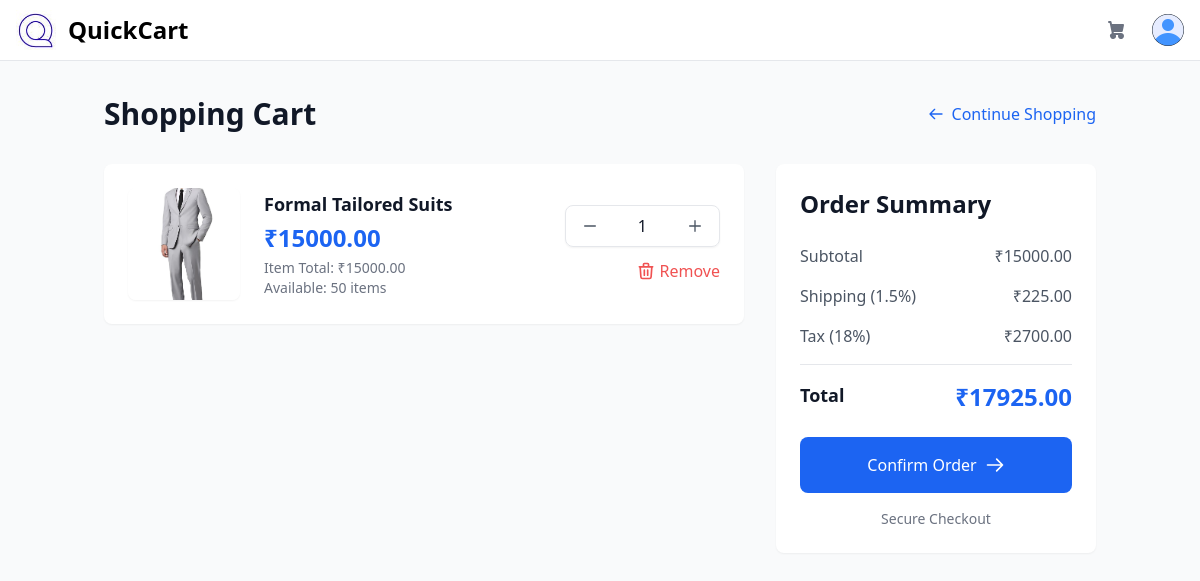
The app's page /cart (signed in), older data.
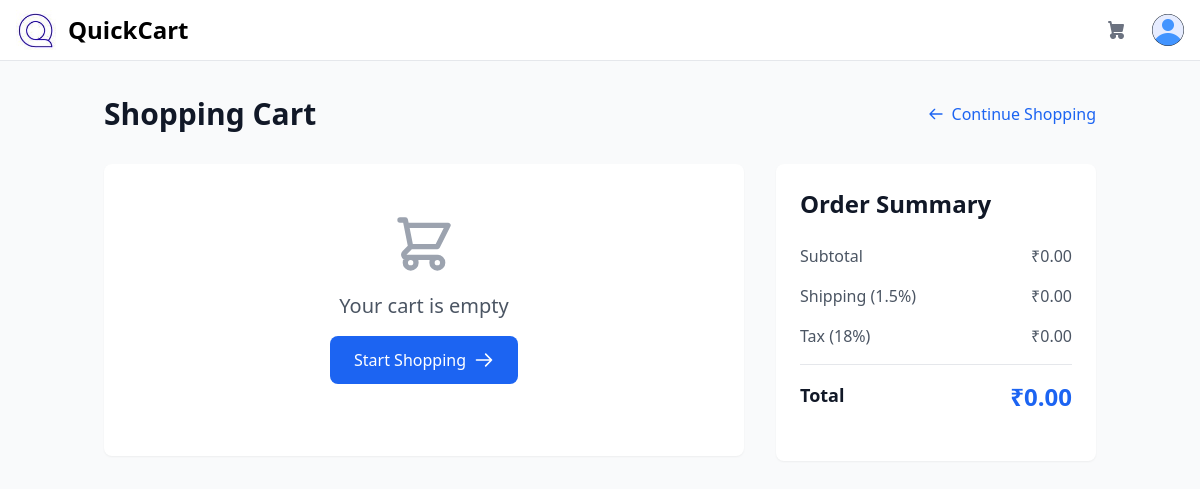
The same page, newer data.
### app.py (models this page shows)
class CartItem(db.Model):
    __tablename__ = "cart_item"
    id = db.Column(db.Integer, primary_key=True)
    user_id = db.Column(db.Integer, db.ForeignKey("user_database.id"), nullable=False)
    product_id = db.Column(db.Integer, db.ForeignKey("product.id"), nullable=False)
    quantity = db.Column(db.Integer, default=1)

class Product(db.Model):
    __tablename__ = "product"
    id = db.Column(db.Integer, primary_key=True)
    name = db.Column(db.String(200), nullable=False)
    description = db.Column(db.Text, nullable=False)
    price = db.Column(db.Float, nullable=False)
    category = db.Column(db.String(100), nullable=False)
    rating = db.Column(db.Float, default=0)
    stock = db.Column(db.Integer, default=0)
    image = db.Column(db.String(150), nullable=True)
    created_at = db.Column(db.DateTime, default=datetime.now(timezone("Asia/Kolkata")))
    earning = db.Column(db.Float, default=0)
    supplier_id = db.Column(
        db.Integer, db.ForeignKey("user_database.id"), nullable=False
    )
    reviews = db.relationship("Review", backref="product", lazy=True)
    cart_items = db.relationship("CartItem", backref="product", lazy=True)

### app.py (the view)
@app.route("/cart")
@login_required
def cart():
    cart_items = CartItem.query.filter_by(user_id=current_user.id).all()
    subtotal = sum(item.quantity * item.product.price for item in cart_items)
    shipping = subtotal * 0.015  # 1.5% shipping fee
    tax = subtotal * 0.18  # 18% tax
    total = subtotal + shipping + tax
    min_price = db.session.query(func.min(Product.price)).scalar() or 0
    max_price = db.session.query(func.max(Product.price)).scalar() or 10000
    return render_template("shop/cart.html",
                         cart_items=cart_items,
                         subtotal=subtotal,
                         shipping=shipping,
                         tax=tax,
                         total=total,
                         user=current_user,
                         min_price=min_price,
                         max_price=max_price)

### app.py (called while the page is built)
@login_manager.user_loader
def load_user(user_id):
    return UserDatabase.query.get(int(user_id))

@app.context_processor
def inject_cart_data():
    cart_items = []
    cart_count = 0
    if current_user.is_authenticated:
        cart_items = CartItem.query.filter_by(user_id=current_user.id).all()
        cart_count = sum(item.quantity for item in cart_items)
    return dict(cart_items=cart_items, cart_count=cart_count)

@app.context_processor
def inject_cart_data():
    cart_items = []
    cart_count = 0
    if current_user.is_authenticated:
        cart_items = CartItem.query.filter_by(user_id=current_user.id).all()
        cart_count = sum(item.quantity for item in cart_items)
    return dict(cart_items=cart_items, cart_count=cart_count)

### templates/shop/cart.html (shortened to what the changed rows need)
<!DOCTYPE html>
<html lang="en">
  <head>
    <link href="https://cdnjs.cloudflare.com/ajax/libs/flowbite/2.3.0/flowbite.min.css" rel="stylesheet" />
    <link rel="stylesheet" href="{{url_for('static',filename='dist/css/output.css')}}" />
  </head>
  <body class="bg-gray-50">
    <div class="container mx-auto px-4  pb-16 mt-16 pt-8">
      <div class="flex items-center justify-between mb-8">
        <h1 class="text-3xl font-bold text-gray-900">Shopping Cart</h1>
      </div>
      <div class="flex flex-col lg:flex-row gap-8">
        <div class="lg:w-2/3">
          {% if cart_items %}
            {% for item in cart_items %}
            <div class="bg-white rounded-lg shadow-sm mb-4 p-6 transition-transform hover:shadow-md">
              <div class="flex flex-col md:flex-row items-center justify-between">
                <div class="flex items-center space-x-6 mb-4 md:mb-0">
                  {% if item.product.image %}
                    <img src="{{ url_for('static', filename='dist/product_images/' + item.product.image) }}"
                         alt="{{ item.product.name }}"
                         class="w-28 h-28 object-cover rounded-lg shadow-sm">
                  {% else %}
                    <div class="w-28 h-28 bg-gray-200 rounded-lg"></div>
                  {% endif %}
                  <div>
                    <h3 class="text-lg font-semibold text-gray-900 mb-1">{{ item.product.name }}</h3>
                    <p class="text-2xl font-bold text-blue-600">₹{{ "%.2f"|format(item.product.price) }}</p>
                    <p class="text-sm text-gray-500 mt-1">Item Total: ₹<span id="item-total-{{ item.product.id }}">{{ "%.2f"|format(item.product.price * item.quantity) }}</span></p>
                    <p class="text-sm text-gray-500">Available: {{ item.product.stock }} items</p>
                  </div>
                </div>
                <div class="flex flex-col items-end space-y-3">
                  <div class="flex items-center border rounded-lg shadow-sm">
                    <button onclick="updateQuantity({{ item.product.id }}, -1, {{ item.product.stock }})"
                            class="px-4 py-2 text-gray-600 hover:bg-gray-50 rounded-l-lg transition-colors">
                      <svg class="w-4 h-4" fill="none" stroke="currentColor" viewBox="0 0 24 24">
                        <path stroke-linecap="round" stroke-linejoin="round" stroke-width="2" d="M20 12H4"></path>
                      </svg>
                    </button>
                    <span class="px-6 py-2 font-medium text-gray-900" id="quantity-{{ item.product.id }}">
                      {{ item.quantity }}
                    </span>
                    <button onclick="updateQuantity({{ item.product.id }}, 1, {{ item.product.stock }})"
                            class="px-4 py-2 text-gray-600 hover:bg-gray-50 rounded-r-lg transition-colors">
                      <svg class="w-4 h-4" fill="none" stroke="currentColor" viewBox="0 0 24 24">
                        <path stroke-linecap="round" stroke-linejoin="round" stroke-width="2" d="M12 4v16m8-8H4"></path>
                      </svg>
                    </button>
                  </div>
                  <button onclick="removeFromCart({{ item.product.id }})"
                          class="text-red-500 hover:text-red-600 flex items-center transition-colors">
                    <svg class="w-5 h-5 mr-1" fill="none" stroke="currentColor" viewBox="0 0 24 24">
                      <path stroke-linecap="round" stroke-linejoin="round" stroke-width="2"
                            d="M19 7l-.867 12.142A2 2 0 0116.138 21H7.862a2 2 0 01-1.995-1.858L5 7m5 4v6m4-6v6m1-10V4a1 1 0 00-1-1h-4a1 1 0 00-1 1v3M4 7h16">
                      </path>
                    </svg>
                    Remove
                  </button>
                </div>
              </div>
            </div>
            {% endfor %}
          {% else %}
            <div class="bg-white rounded-lg shadow-sm p-12 text-center">
              <div class="mb-6">
                <p class="text-xl text-gray-600 mb-4">Your cart is empty</p>
                <a href="{{ url_for('home') }}"
                   class="inline-flex items-center px-6 py-3 bg-blue-600 text-white font-medium rounded-lg hover:bg-blue-700 transition-colors">
                  Start Shopping
                  <svg class="w-5 h-5 ml-2" fill="none" stroke="currentColor" viewBox="0 0 24 24">
                    <path stroke-linecap="round" stroke-linejoin="round" stroke-width="2" d="M14 5l7 7m0 0l-7 7m7-7H3"></path>
                  </svg>
                </a>
              </div>
            </div>
          {% endif %}
        </div>
        <div class="lg:w-1/3">
          <div class="bg-white rounded-lg shadow-sm p-6 sticky top-24">
            <h2 class="text-2xl font-bold text-gray-900 mb-6">Order Summary</h2>
            <div class="space-y-4 mb-6">
              <div class="flex justify-between text-gray-600">
                <span class="font-medium">₹<span data-subtotal>{{ "%.2f"|format(subtotal) }}</span></span>
              </div>
              <div class="flex justify-between text-gray-600">
                <span class="font-medium">₹<span data-shipping>{{ "%.2f"|format(shipping) }}</span></span>
              </div>
              <div class="flex justify-between text-gray-600">
                <span class="font-medium">₹<span data-tax>{{ "%.2f"|format(tax) }}</span></span>
              </div>
              <div class="border-t pt-4 mt-4">
                <div class="flex justify-between">
                  <span class="text-2xl font-bold text-blue-600">₹<span data-total>{{ "%.2f"|format(total) }}</span></span>
                </div>
              </div>
            </div>
            {% if cart_items %}
            <button onclick="proceedToCheckout()"
                    class="w-full bg-blue-600 text-white py-4 px-6 rounded-lg font-medium hover:bg-blue-700
                           transition-colors flex items-center justify-center">
                           Confirm Order
              <svg class="w-5 h-5 ml-2" fill="none" stroke="currentColor" viewBox="0 0 24 24">
                <path stroke-linecap="round" stroke-linejoin="round" stroke-width="2" d="M14 5l7 7m0 0l-7 7m7-7H3"></path>
              </svg>
            </button>
            <div class="mt-4 text-center">
              <p class="text-sm text-gray-500">Secure Checkout</p>
            </div>
            {% endif %}
          </div>
        </div>
      </div>
    </div>
  </body>
</html>

Row changes from the older to the newer data that the page shows:
removed CartItem: image (picture), product.name "Formal Tailored Suits", product.stock "50", quantity "1"
no longer on this page (row edited): Product: product.price "15000.00", item.product.price*item.quantity "15000.00"
Text that changed along with them:
{{ "%.2f"|format(subtotal) }}: "15000.00" → "0.00"
{{ "%.2f"|format(shipping) }}: "225.00" → "0.00"
{{ "%.2f"|format(tax) }}: "2700.00" → "0.00"
{{ "%.2f"|format(total) }}: "17925.00" → "0.00"
text no longer shown: "Confirm Order Secure Checkout"
text now shown: "Your cart is empty Start Shopping"
